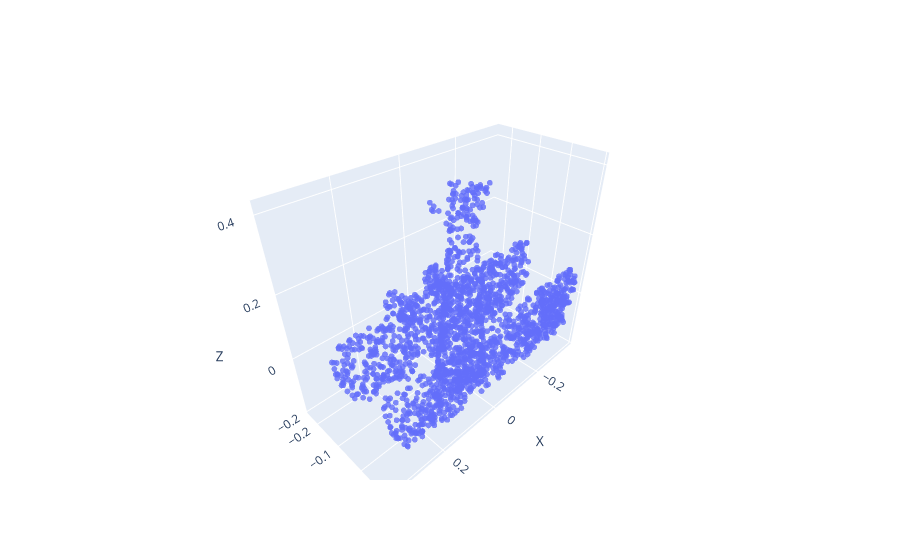

Write notebook code for a chart like this one.
### Code cell
pc_small = pc[:2048, :]
visualize_point_cloud(pc_small)

### Figure 1 — Plotly figure (JSON) as saved in the notebook; plotly's stock layout.template omitted (floating-point values rounded to 4 significant figures; data arrays with more than 128 entries replaced by an {"elided": "..."} marker saying what was removed)
{"data": [{"marker": {"opacity": 0.8, "size": 2}, "mode": "markers", "type": "scatter3d", "x": {"elided": "2048 float values"}, "y": {"elided": "2048 float values"}, "z": {"elided": "2048 float values"}}], "layout": {"scene": {"xaxis": {"title": {"text": "X"}}, "yaxis": {"title": {"text": "Y"}}, "zaxis": {"title": {"text": "Z"}}}}}
